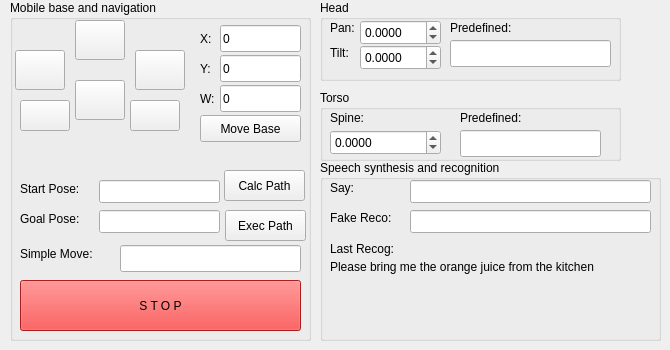
    <widget class="QWidget" name="tabGeneral">
     <attribute name="title">
      <string>General</string>
     </attribute>
     <widget class="QGroupBox" name="gbNavig">
      <property name="geometry">
       <rect>
        <x>10</x>
        <y>0</y>
        <width>301</width>
        <height>341</height>
       </rect>
      </property>
      <property name="styleSheet">
       <string notr="true"/>
      </property>
      <property name="title">
       <string>Mobile base and navigation</string>
      </property>
      <widget class="QPushButton" name="navBtnExecPath">
       <property name="geometry">
        <rect>
         <x>215</x>
         <y>210</y>
         <width>81</width>
         <height>31</height>
        </rect>
       </property>
       <property name="text">
        <string>Exec Path</string>
       </property>
      </widget>
      <widget class="QLineEdit" name="navTxtStartPose">
       <property name="geometry">
        <rect>
         <x>89</x>
         <y>180</y>
         <width>121</width>
         <height>23</height>
        </rect>
       </property>
      </widget>
      <widget class="QLineEdit" name="navTxtGoalPose">
       <property name="geometry">
        <rect>
         <x>89</x>
         <y>210</y>
         <width>121</width>
         <height>23</height>
        </rect>
       </property>
      </widget>
      <widget class="QLabel" name="navLblStartPose">
       <property name="geometry">
        <rect>
         <x>10</x>
         <y>180</y>
         <width>81</width>
         <height>17</height>
        </rect>
       </property>
       <property name="text">
        <string>Start Pose:</string>
       </property>
      </widget>
      <widget class="QPushButton" name="navBtnCalcPath">
       <property name="geometry">
        <rect>
         <x>214</x>
         <y>170</y>
         <width>81</width>
         <height>31</height>
        </rect>
       </property>
       <property name="text">
        <string>Calc Path</string>
       </property>
      </widget>
      <widget class="QLabel" name="navLblGoalPose">
       <property name="geometry">
        <rect>
         <x>10</x>
         <y>210</y>
         <width>81</width>
         <height>17</height>
        </rect>
       </property>
       <property name="text">
        <string>Goal Pose:</string>
       </property>
      </widget>
      <widget class="QLabel" name="navLblMove">
       <property name="geometry">
        <rect>
         <x>10</x>
         <y>245</y>
         <width>101</width>
         <height>17</height>
        </rect>
       </property>
       <property name="text">
        <string>Simple Move:</string>
       </property>
      </widget>
      <widget class="QLineEdit" name="navTxtMove">
       <property name="geometry">
        <rect>
         <x>110</x>
         <y>245</y>
         <width>181</width>
         <height>27</height>
        </rect>
       </property>
      </widget>
      <widget class="QLineEdit" name="txtLinearX">
       <property name="geometry">
        <rect>
         <x>210</x>
         <y>25</y>
         <width>81</width>
         <height>27</height>
        </rect>
       </property>
       <property name="text">
        <string>0</string>
       </property>
      </widget>
      <widget class="QLabel" name="label_2">
       <property name="geometry">
        <rect>
         <x>190</x>
         <y>30</y>
         <width>16</width>
         <height>17</height>
        </rect>
       </property>
       <property name="text">
        <string>X:</string>
       </property>
      </widget>
      <widget class="QPushButton" name="btnTurnRight">
       <property name="geometry">
        <rect>
         <x>125</x>
         <y>50</y>
         <width>50</width>
         <height>40</height>
        </rect>
       </property>
       <property name="text">
        <string/>
       </property>
       <property name="iconSize">
        <size>
         <width>32</width>
         <height>32</height>
        </size>
       </property>
      </widget>
      <widget class="QPushButton" name="btnFwd">
       <property name="geometry">
        <rect>
         <x>65</x>
         <y>20</y>
         <width>50</width>
         <height>40</height>
        </rect>
       </property>
       <property name="text">
        <string/>
       </property>
       <property name="iconSize">
        <size>
         <width>32</width>
         <height>32</height>
        </size>
       </property>
      </widget>
      <widget class="QPushButton" name="btnTurnLeft">
       <property name="geometry">
        <rect>
         <x>5</x>
         <y>50</y>
         <width>50</width>
         <height>40</height>
        </rect>
       </property>
       <property name="text">
        <string/>
       </property>
       <property name="iconSize">
        <size>
         <width>32</width>
         <height>32</height>
        </size>
       </property>
      </widget>
      <widget class="QLineEdit" name="txtAngular">
       <property name="geometry">
        <rect>
         <x>210</x>
         <y>85</y>
         <width>81</width>
         <height>27</height>
        </rect>
       </property>
       <property name="text">
        <string>0</string>
       </property>
      </widget>
      <widget class="QLabel" name="label_3">
       <property name="geometry">
        <rect>
         <x>190</x>
         <y>60</y>
         <width>16</width>
         <height>17</height>
        </rect>
       </property>
       <property name="text">
        <string>Y:</string>
       </property>
      </widget>
      <widget class="QLabel" name="label_4">
       <property name="geometry">
        <rect>
         <x>190</x>
         <y>90</y>
         <width>16</width>
         <height>17</height>
        </rect>
       </property>
       <property name="text">
        <string>W:</string>
       </property>
      </widget>
      <widget class="QPushButton" name="btnBwd">
       <property name="geometry">
        <rect>
         <x>65</x>
         <y>80</y>
         <width>50</width>
         <height>40</height>
        </rect>
       </property>
       <property name="text">
        <string/>
       </property>
       <property name="iconSize">
        <size>
         <width>32</width>
         <height>32</height>
        </size>
       </property>
      </widget>
      <widget class="QPushButton" name="btnCmdVel">
       <property name="geometry">
        <rect>
         <x>190</x>
         <y>115</y>
         <width>101</width>
         <height>27</height>
        </rect>
       </property>
       <property name="text">
        <string>Move Base</string>
       </property>
      </widget>
      <widget class="QLineEdit" name="txtLinearY">
       <property name="geometry">
        <rect>
         <x>210</x>
         <y>55</y>
         <width>81</width>
         <height>27</height>
        </rect>
       </property>
       <property name="text">
        <string>0</string>
       </property>
      </widget>
      <widget class="QPushButton" name="btnStop">
       <property name="geometry">
        <rect>
         <x>10</x>
         <y>280</y>
         <width>281</width>
         <height>51</height>
        </rect>
       </property>
       <property name="palette">
        <palette>
         <active>
          <colorrole role="WindowText">
           <brush brushstyle="SolidPattern">
            <color alpha="255">
             <red>0</red>
             <green>0</green>
             <blue>0</blue>
            </color>
           </brush>
          </colorrole>
          <colorrole role="Button">
           <brush brushstyle="SolidPattern">
            <color alpha="255">
             <red>239</red>
             <green>41</green>
             <blue>41</blue>
            </color>
           </brush>
          </colorrole>
          <colorrole role="Light">
           <brush brushstyle="SolidPattern">
            <color alpha="255">
             <red>255</red>
             <green>147</green>
             <blue>147</blue>
            </color>
           </brush>
          </colorrole>
          <colorrole role="Midlight">
           <brush brushstyle="SolidPattern">
            <color alpha="255">
             <red>247</red>
             <green>94</green>
             <blue>94</blue>
            </color>
           </brush>
          </colorrole>
          <colorrole role="Dark">
           <brush brushstyle="SolidPattern">
            <color alpha="255">
             <red>119</red>
             <green>20</green>
             <blue>20</blue>
            </color>
           </brush>
          </colorrole>
          <colorrole role="Mid">
           <brush brushstyle="SolidPattern">
            <color alpha="255">
             <red>159</red>
             <green>27</green>
             <blue>27</blue>
            </color>
           </brush>
          </colorrole>
          <colorrole role="Text">
           <brush brushstyle="SolidPattern">
            <color alpha="255">
             <red>0</red>
             <green>0</green>
             <blue>0</blue>
            </color>
           </brush>
          </colorrole>
          <colorrole role="BrightText">
           <brush brushstyle="SolidPattern">
            <color alpha="255">
             <red>255</red>
             <green>255</green>
             <blue>255</blue>
            </color>
           </brush>
          </colorrole>
          <colorrole role="ButtonText">
           <brush brushstyle="SolidPattern">
            <color alpha="255">
             <red>0</red>
             <green>0</green>
             <blue>0</blue>
            </color>
           </brush>
          </colorrole>
          <colorrole role="Base">
           <brush brushstyle="SolidPattern">
            <color alpha="255">
             <red>255</red>
             <green>255</green>
             <blue>255</blue>
            </color>
           </brush>
          </colorrole>
          <colorrole role="Window">
           <brush brushstyle="SolidPattern">
            <color alpha="255">
             <red>239</red>
             <green>41</green>
             <blue>41</blue>
            </color>
           </brush>
          </colorrole>
          <colorrole role="Shadow">
           <brush brushstyle="SolidPattern">
            <color alpha="255">
             <red>0</red>
             <green>0</green>
             <blue>0</blue>
            </color>
           </brush>
          </colorrole>
          <colorrole role="AlternateBase">
           <brush brushstyle="SolidPattern">
            <color alpha="255">
             <red>247</red>
             <green>148</green>
             <blue>148</blue>
            </color>
           </brush>
          </colorrole>
          <colorrole role="ToolTipBase">
           <brush brushstyle="SolidPattern">
            <color alpha="255">
             <red>255</red>
             <green>255</green>
             <blue>220</blue>
            </color>
           </brush>
          </colorrole>
          <colorrole role="ToolTipText">
           <brush brushstyle="SolidPattern">
            <color alpha="255">
             <red>0</red>
             <green>0</green>
             <blue>0</blue>
            </color>
           </brush>
          </colorrole>
          <colorrole role="PlaceholderText">
           <brush brushstyle="NoBrush">
            <color alpha="128">
             <red>0</red>
             <green>0</green>
             <blue>0</blue>
            </color>
           </brush>
          </colorrole>
         </active>
         <inactive>
          <colorrole role="WindowText">
           <brush brushstyle="SolidPattern">
            <color alpha="255">
             <red>0</red>
             <green>0</green>
             <blue>0</blue>
            </color>
           </brush>
          </colorrole>
          <colorrole role="Button">
           <brush brushstyle="SolidPattern">
            <color alpha="255">
             <red>239</red>
             <green>41</green>
             <blue>41</blue>
            </color>
           </brush>
          </colorrole>
          <colorrole role="Light">
           <brush brushstyle="SolidPattern">
            <color alpha="255">
             <red>255</red>
             <green>147</green>
             <blue>147</blue>
            </color>
           </brush>
          </colorrole>
          <colorrole role="Midlight">
           <brush brushstyle="SolidPattern">
            <color alpha="255">
             <red>247</red>
             <green>94</green>
             <blue>94</blue>
            </color>
           </brush>
          </colorrole>
          <colorrole role="Dark">
           <brush brushstyle="SolidPattern">
            <color alpha="255">
             <red>119</red>
             <green>20</green>
             <blue>20</blue>
            </color>
           </brush>
          </colorrole>
          <colorrole role="Mid">
           <brush brushstyle="SolidPattern">
            <color alpha="255">
             <red>159</red>
             <green>27</green>
             <blue>27</blue>
            </color>
           </brush>
          </colorrole>
          <colorrole role="Text">
           <brush brushstyle="SolidPattern">
            <color alpha="255">
             <red>0</red>
             <green>0</green>
             <blue>0</blue>
            </color>
           </brush>
          </colorrole>
          <colorrole role="BrightText">
           <brush brushstyle="SolidPattern">
            <color alpha="255">
             <red>255</red>
             <green>255</green>
             <blue>255</blue>
            </color>
           </brush>
          </colorrole>
          <colorrole role="ButtonText">
           <brush brushstyle="SolidPattern">
            <color alpha="255">
             <red>0</red>
             <green>0</green>
             <blue>0</blue>
            </color>
           </brush>
          </colorrole>
          <colorrole role="Base">
           <brush brushstyle="SolidPattern">
            <color alpha="255">
             <red>255</red>
             <green>255</green>
             <blue>255</blue>
            </color>
           </brush>
          </colorrole>
          <colorrole role="Window">
           <brush brushstyle="SolidPattern">
            <color alpha="255">
             <red>239</red>
             <green>41</green>
             <blue>41</blue>
            </color>
           </brush>
          </colorrole>
          <colorrole role="Shadow">
           <brush brushstyle="SolidPattern">
            <color alpha="255">
             <red>0</red>
             <green>0</green>
             <blue>0</blue>
            </color>
           </brush>
          </colorrole>
          <colorrole role="AlternateBase">
           <brush brushstyle="SolidPattern">
            <color alpha="255">
             <red>247</red>
             <green>148</green>
             <blue>148</blue>
            </color>
           </brush>
          </colorrole>
          <colorrole role="ToolTipBase">
           <brush brushstyle="SolidPattern">
            <color alpha="255">
             <red>255</red>
             <green>255</green>
             <blue>220</blue>
            </color>
           </brush>
          </colorrole>
          <colorrole role="ToolTipText">
           <brush brushstyle="SolidPattern">
            <color alpha="255">
             <red>0</red>
             <green>0</green>
             <blue>0</blue>
            </color>
           </brush>
          </colorrole>
          <colorrole role="PlaceholderText">
           <brush brushstyle="NoBrush">
            <color alpha="128">
             <red>0</red>
             <green>0</green>
             <blue>0</blue>
            </color>
           </brush>
          </colorrole>
         </inactive>
         <disabled>
          <colorrole role="WindowText">
           <brush brushstyle="SolidPattern">
            <color alpha="255">
             <red>119</red>
             <green>20</green>
             <blue>20</blue>
            </color>
           </brush>
          </colorrole>
          <colorrole role="Button">
           <brush brushstyle="SolidPattern">
            <color alpha="255">
             <red>239</red>
             <green>41</green>
             <blue>41</blue>
            </color>
           </brush>
          </colorrole>
          <colorrole role="Light">
           <brush brushstyle="SolidPattern">
            <color alpha="255">
             <red>255</red>
             <green>147</green>
             <blue>147</blue>
            </color>
           </brush>
          </colorrole>
          <colorrole role="Midlight">
           <brush brushstyle="SolidPattern">
            <color alpha="255">
             <red>247</red>
             <green>94</green>
             <blue>94</blue>
            </color>
           </brush>
          </colorrole>
          <colorrole role="Dark">
           <brush brushstyle="SolidPattern">
            <color alpha="255">
             <red>119</red>
             <green>20</green>
             <blue>20</blue>
            </color>
           </brush>
          </colorrole>
          <colorrole role="Mid">
           <brush brushstyle="SolidPattern">
            <color alpha="255">
             <red>159</red>
             <green>27</green>
             <blue>27</blue>
            </color>
           </brush>
          </colorrole>
          <colorrole role="Text">
           <brush brushstyle="SolidPattern">
            <color alpha="255">
             <red>119</red>
             <green>20</green>
             <blue>20</blue>
            </color>
           </brush>
          </colorrole>
          <colorrole role="BrightText">
           <brush brushstyle="SolidPattern">
            <color alpha="255">
             <red>255</red>
             <green>255</green>
             <blue>255</blue>
            </color>
           </brush>
          </colorrole>
          <colorrole role="ButtonText">
           <brush brushstyle="SolidPattern">
            <color alpha="255">
             <red>119</red>
             <green>20</green>
             <blue>20</blue>
            </color>
           </brush>
          </colorrole>
          <colorrole role="Base">
           <brush brushstyle="SolidPattern">
            <color alpha="255">
             <red>239</red>
             <green>41</green>
             <blue>41</blue>
            </color>
           </brush>
          </colorrole>
          <colorrole role="Window">
           <brush brushstyle="SolidPattern">
            <color alpha="255">
             <red>239</red>
             <green>41</green>
             <blue>41</blue>
            </color>
           </brush>
          </colorrole>
          <colorrole role="Shadow">
           <brush brushstyle="SolidPattern">
            <color alpha="255">
             <red>0</red>
             <green>0</green>
             <blue>0</blue>
            </color>
           </brush>
          </colorrole>
          <colorrole role="AlternateBase">
           <brush brushstyle="SolidPattern">
            <color alpha="255">
             <red>239</red>
             <green>41</green>
             <blue>41</blue>
            </color>
           </brush>
          </colorrole>
          <colorrole role="ToolTipBase">
           <brush brushstyle="SolidPattern">
            <color alpha="255">
             <red>255</red>
             <green>255</green>
             <blue>220</blue>
            </color>
           </brush>
          </colorrole>
          <colorrole role="ToolTipText">
           <brush brushstyle="SolidPattern">
            <color alpha="255">
             <red>0</red>
             <green>0</green>
             <blue>0</blue>
            </color>
           </brush>
          </colorrole>
          <colorrole role="PlaceholderText">
           <brush brushstyle="NoBrush">
            <color alpha="128">
             <red>0</red>
             <green>0</green>
             <blue>0</blue>
            </color>
           </brush>
          </colorrole>
         </disabled>
        </palette>
       </property>
       <property name="text">
        <string>S T O P</string>
       </property>
      </widget>
      <widget class="QPushButton" name="btnRight">
       <property name="geometry">
        <rect>
         <x>120</x>
         <y>100</y>
         <width>50</width>
         <height>31</height>
        </rect>
       </property>
       <property name="text">
        <string/>
       </property>
       <property name="iconSize">
        <size>
         <width>32</width>
         <height>32</height>
        </size>
       </property>
      </widget>
      <widget class="QPushButton" name="btnLeft">
       <property name="geometry">
        <rect>
         <x>10</x>
         <y>100</y>
         <width>50</width>
         <height>31</height>
        </rect>
       </property>
       <property name="text">
        <string/>
       </property>
       <property name="iconSize">
        <size>
         <width>32</width>
         <height>32</height>
        </size>
       </property>
      </widget>
     </widget>
     <widget class="QGroupBox" name="gbHead">
      <property name="geometry">
       <rect>
        <x>320</x>
        <y>0</y>
        <width>301</width>
        <height>81</height>
       </rect>
      </property>
      <property name="title">
       <string>Head</string>
      </property>
      <widget class="QDoubleSpinBox" name="hdTxtPan">
       <property name="geometry">
        <rect>
         <x>40</x>
         <y>20</y>
         <width>81</width>
         <height>25</height>
        </rect>
       </property>
       <property name="keyboardTracking">
        <bool>false</bool>
       </property>
       <property name="decimals">
        <number>4</number>
       </property>
       <property name="minimum">
        <double>-1.570800000000000</double>
       </property>
       <property name="maximum">
        <double>1.570800000000000</double>
       </property>
       <property name="singleStep">
        <double>0.100000000000000</double>
       </property>
      </widget>
      <widget class="QLabel" name="hdLblPan">
       <property name="geometry">
        <rect>
         <x>10</x>
         <y>20</y>
         <width>31</width>
         <height>16</height>
        </rect>
       </property>
       <property name="text">
        <string>Pan:</string>
       </property>
      </widget>
      <widget class="QLabel" name="label">
       <property name="geometry">
        <rect>
         <x>10</x>
         <y>45</y>
         <width>31</width>
         <height>16</height>
        </rect>
       </property>
       <property name="text">
        <string>Tilt:</string>
       </property>
      </widget>
      <widget class="QDoubleSpinBox" name="hdTxtTilt">
       <property name="geometry">
        <rect>
         <x>40</x>
         <y>45</y>
         <width>81</width>
         <height>25</height>
        </rect>
       </property>
       <property name="keyboardTracking">
        <bool>false</bool>
       </property>
       <property name="decimals">
        <number>4</number>
       </property>
       <property name="minimum">
        <double>-1.500000000000000</double>
       </property>
       <property name="maximum">
        <double>0.300000000000000</double>
       </property>
       <property name="singleStep">
        <double>0.100000000000000</double>
       </property>
      </widget>
      <widget class="QLabel" name="hdLblHeadPoseLbl">
       <property name="geometry">
        <rect>
         <x>130</x>
         <y>20</y>
         <width>91</width>
         <height>16</height>
        </rect>
       </property>
       <property name="text">
        <string>Predefined:</string>
       </property>
      </widget>
      <widget class="QLineEdit" name="hdTxtPredefined">
       <property name="geometry">
        <rect>
         <x>130</x>
         <y>40</y>
         <width>161</width>
         <height>27</height>
        </rect>
       </property>
      </widget>
     </widget>
     <widget class="QGroupBox" name="gbSpeech">
      <property name="geometry">
       <rect>
        <x>320</x>
        <y>160</y>
        <width>341</width>
        <height>181</height>
       </rect>
      </property>
      <property name="title">
       <string>Speech synthesis and recognition</string>
      </property>
      <widget class="QLineEdit" name="spgTxtSay">
       <property name="geometry">
        <rect>
         <x>90</x>
         <y>20</y>
         <width>241</width>
         <height>23</height>
        </rect>
       </property>
      </widget>
      <widget class="QLabel" name="spgLabel">
       <property name="geometry">
        <rect>
         <x>10</x>
         <y>20</y>
         <width>31</width>
         <height>16</height>
        </rect>
       </property>
       <property name="text">
        <string>Say:</string>
       </property>
      </widget>
      <widget class="QLabel" name="sprLabel">
       <property name="geometry">
        <rect>
         <x>10</x>
         <y>50</y>
         <width>71</width>
         <height>16</height>
        </rect>
       </property>
       <property name="text">
        <string>Fake Reco:</string>
       </property>
      </widget>
      <widget class="QLineEdit" name="sprTxtFakeRecog">
       <property name="geometry">
        <rect>
         <x>90</x>
         <y>50</y>
         <width>241</width>
         <height>23</height>
        </rect>
       </property>
      </widget>
      <widget class="QLabel" name="laLblAngles6_5">
       <property name="geometry">
        <rect>
         <x>10</x>
         <y>80</y>
         <width>81</width>
         <height>17</height>
        </rect>
       </property>
       <property name="text">
        <string>Last Recog:</string>
       </property>
      </widget>
      <widget class="QLabel" name="sprLblLastRecog">
       <property name="geometry">
        <rect>
         <x>10</x>
         <y>100</y>
         <width>321</width>
         <height>61</height>
        </rect>
       </property>
       <property name="text">
        <string>Please bring me the orange juice from the kitchen</string>
       </property>
       <property name="alignment">
        <set>Qt::AlignLeading|Qt::AlignLeft|Qt::AlignTop</set>
       </property>
       <property name="wordWrap">
        <bool>true</bool>
       </property>
      </widget>
     </widget>
     <widget class="QGroupBox" name="gbHead_2">
      <property name="geometry">
       <rect>
        <x>320</x>
        <y>90</y>
        <width>301</width>
        <height>71</height>
       </rect>
      </property>
      <property name="title">
       <string>Torso</string>
      </property>
      <widget class="QDoubleSpinBox" name="torTxtPos">
       <property name="geometry">
        <rect>
         <x>10</x>
         <y>40</y>
         <width>111</width>
         <height>25</height>
        </rect>
       </property>
       <property name="keyboardTracking">
        <bool>false</bool>
       </property>
       <property name="decimals">
        <number>4</number>
       </property>
       <property name="minimum">
        <double>-1.570800000000000</double>
       </property>
       <property name="maximum">
        <double>1.570800000000000</double>
       </property>
       <property name="singleStep">
        <double>0.050000000000000</double>
       </property>
      </widget>
      <widget class="QLabel" name="hdLblPan_2">
       <property name="geometry">
        <rect>
         <x>10</x>
         <y>20</y>
         <width>51</width>
         <height>16</height>
        </rect>
       </property>
       <property name="text">
        <string>Spine:</string>
       </property>
      </widget>
      <widget class="QLabel" name="hdLblHeadPoseLbl_2">
       <property name="geometry">
        <rect>
         <x>140</x>
         <y>20</y>
         <width>91</width>
         <height>16</height>
        </rect>
       </property>
       <property name="text">
        <string>Predefined:</string>
       </property>
      </widget>
      <widget class="QLineEdit" name="torTxtPredefined">
       <property name="geometry">
        <rect>
         <x>140</x>
         <y>40</y>
         <width>141</width>
         <height>27</height>
        </rect>
       </property>
      </widget>
     </widget>
    </widget>
